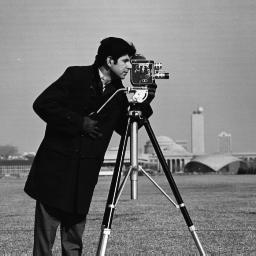
%> input picture week7/Cameraman256.bmp, 256 x 256 px
$ octave HW9Q7.m   (GNU Octave 9; MATLAB toolbox functions it lacks are replaced by stand-ins)
%> lines starting %> are read from the running program, lines starting %| are printed output that depends on the picture
I = imread('Cameraman256.bmp');
%> I is the input picture: size 256x256 uint8; min 0, max 255, mean 118.7
idouble = im2double(I);
%imshow(idouble);

imwrite(idouble,'compressed.jpg','jpg', 'quality', 75);
idouble2 = im2double(imread('compressed.jpg'));
%> idouble2: size 256x256 double; min 0, max 1, mean 0.466; mean of the top-left, top-right, bottom-left and bottom-right quarters 0.47, 0.603, 0.297, 0.492
%imshow(idouble2);
squarederror = (idouble - idouble2).^2;
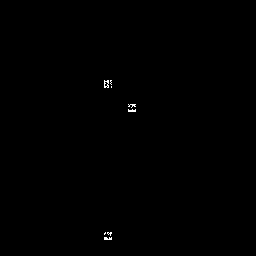
%> squarederror: size 256x256 double; min 0, max 1.54e-05, mean 2.49e-08; drawn with min black and max white
mse = sum(sum(squarederror))/(256*256);
%> mse = 2.49e-08
psnr = 10*log10(1/mse);
%> psnr = 76.04
display(psnr);
%| psnr = 76.043

imwrite(idouble,'compressed.jpg','jpg', 'quality', 10);
idouble2 = im2double(imread('compressed.jpg'));
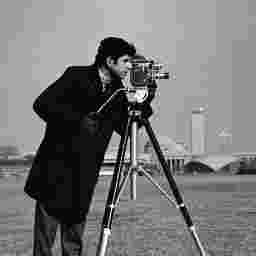
%> idouble2: size 256x256 double; min 0, max 1, mean 0.466; mean of the top-left, top-right, bottom-left and bottom-right quarters 0.471, 0.605, 0.298, 0.492
%imshow(idouble2);
squarederror = (idouble - idouble2).^2;
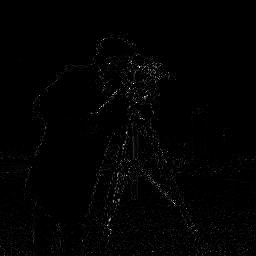
%> squarederror: size 256x256 double; min 0, max 0.196, mean 0.00227; drawn with min black and max white
mse = sum(sum(squarederror))/(256*256);
%> mse = 0.00227
psnr = 10*log10(1/mse);
%> psnr = 26.44
display(psnr);
%| psnr = 26.438
